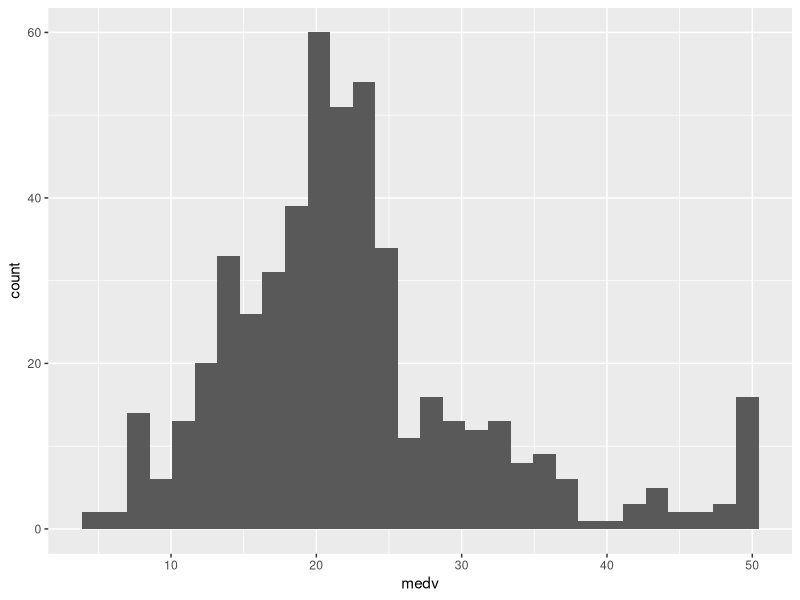
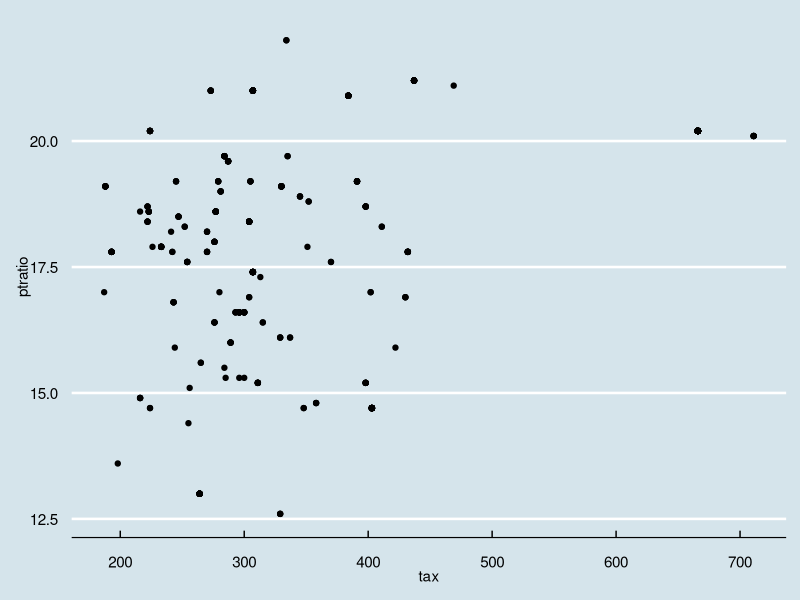

Here is the R script that generated these plots, in order:
## ---- chunk 1
phat = 215/400
s2 = phat * (1-phat)
lower = phat-1.96*sqrt(s2/400)  
upper = phat+1.96*sqrt(s2/400) 
## ---- chunk 2
lower = phat-2.58*sqrt(s2/400)  
upper = phat+2.58*sqrt(s2/400) 
## ---- chunk 3
N = 10000
n = 27
ybar_store = c()
for(i in 1:N){
  # sample from N(8,4) with a sample size n=27
  # store the sample mean
}
# calculate the proportion that the sample mean is less than 10. 
## ---- chunk 4
pnorm(2/sqrt(4/27))
## ---- chunk 5
N = 10000
n = 27
ybar_store = c()

for(i in 1:N){
  # sample from N(8,4) with a sample size n=27
  # store the sample mean
  y = rnorm(27, mean = 8, sd = 2)
  ybar = mean(y)
  ybar_store = c(ybar_store,ybar)
}
# calculate the proportion that the sample mean is less than 10. 
p = sum(ybar_store<10)/N
p

## ---- chunk 6
library(MASS)
library(ggplot2)
library(tidyverse)
library(magrittr)
library(ggthemes)
data = Boston
## a. (note: you need to place variable names inside aes().)
# ggplot(data=data)+geom_histogram(aes(x))
## ---- chunk 7
ggplot(data=data)+geom_histogram(aes(medv))
## ---- chunk 8
mean(data$medv)
median(data$medv)
min(data$medv)
max(data$medv)
## ---- chunk 9
data %>% group_by(chas) %>% summarize(mean(medv))
## ---- chunk 10
ggplot(data=data)+geom_point(aes(tax,ptratio))+theme_economist()
## ---- chunk 11
cor(data$ptratio,data$tax)
## ---- chunk 12
data %<>% mutate(crim_binary = ifelse(crim>=median(crim),1,0))
## ---- chunk 13
data %>% group_by(crim_binary) %>% summarize(var(medv))
## ---- chunk 14
var.test(x=data$medv[data$crim_binary==0],y=data$medv[data$crim_binary==1])
